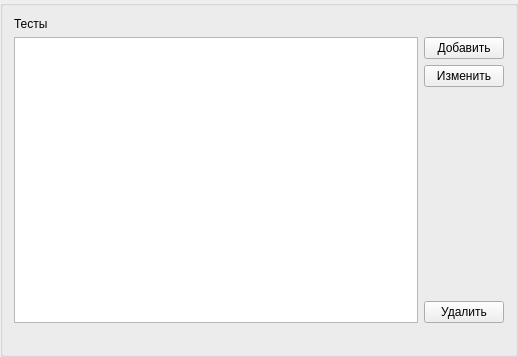
<?xml version="1.0" encoding="UTF-8"?>
<ui version="4.0">
 <class>TeachGroupBox</class>
 <widget class="QGroupBox" name="TeachGroupBox">
  <property name="geometry">
   <rect>
    <x>0</x>
    <y>0</y>
    <width>518</width>
    <height>357</height>
   </rect>
  </property>
  <property name="windowTitle">
   <string>TeachGroupBox</string>
  </property>
  <layout class="QGridLayout" name="gridLayout_2">
   <item row="1" column="0">
    <layout class="QGridLayout" name="gridLayout">
     <item row="6" column="0" colspan="2">
      <widget class="QLabel" name="examData">
       <property name="text">
        <string>&lt;No item selected&gt;</string>
       </property>
      </widget>
     </item>
     <item row="1" column="1">
      <widget class="QPushButton" name="addButton">
       <property name="text">
        <string>Добавить</string>
       </property>
      </widget>
     </item>
     <item row="5" column="1">
      <widget class="QPushButton" name="delButton">
       <property name="text">
        <string>Удалить</string>
       </property>
      </widget>
     </item>
     <item row="2" column="1">
      <widget class="QPushButton" name="changeButton">
       <property name="text">
        <string>Изменить</string>
       </property>
      </widget>
     </item>
     <item row="4" column="1">
      <spacer name="verticalSpacer">
       <property name="orientation">
        <enum>Qt::Vertical</enum>
       </property>
       <property name="sizeHint" stdset="0">
        <size>
         <width>20</width>
         <height>40</height>
        </size>
       </property>
      </spacer>
     </item>
     <item row="1" column="0" rowspan="5">
      <widget class="QListWidget" name="exList"/>
     </item>
     <item row="0" column="0">
      <widget class="QLabel" name="label">
       <property name="text">
        <string>Тесты</string>
       </property>
      </widget>
     </item>
    </layout>
   </item>
  </layout>
 </widget>
 <layoutdefault spacing="6" margin="11"/>
 <resources/>
 <connections/>
</ui>
